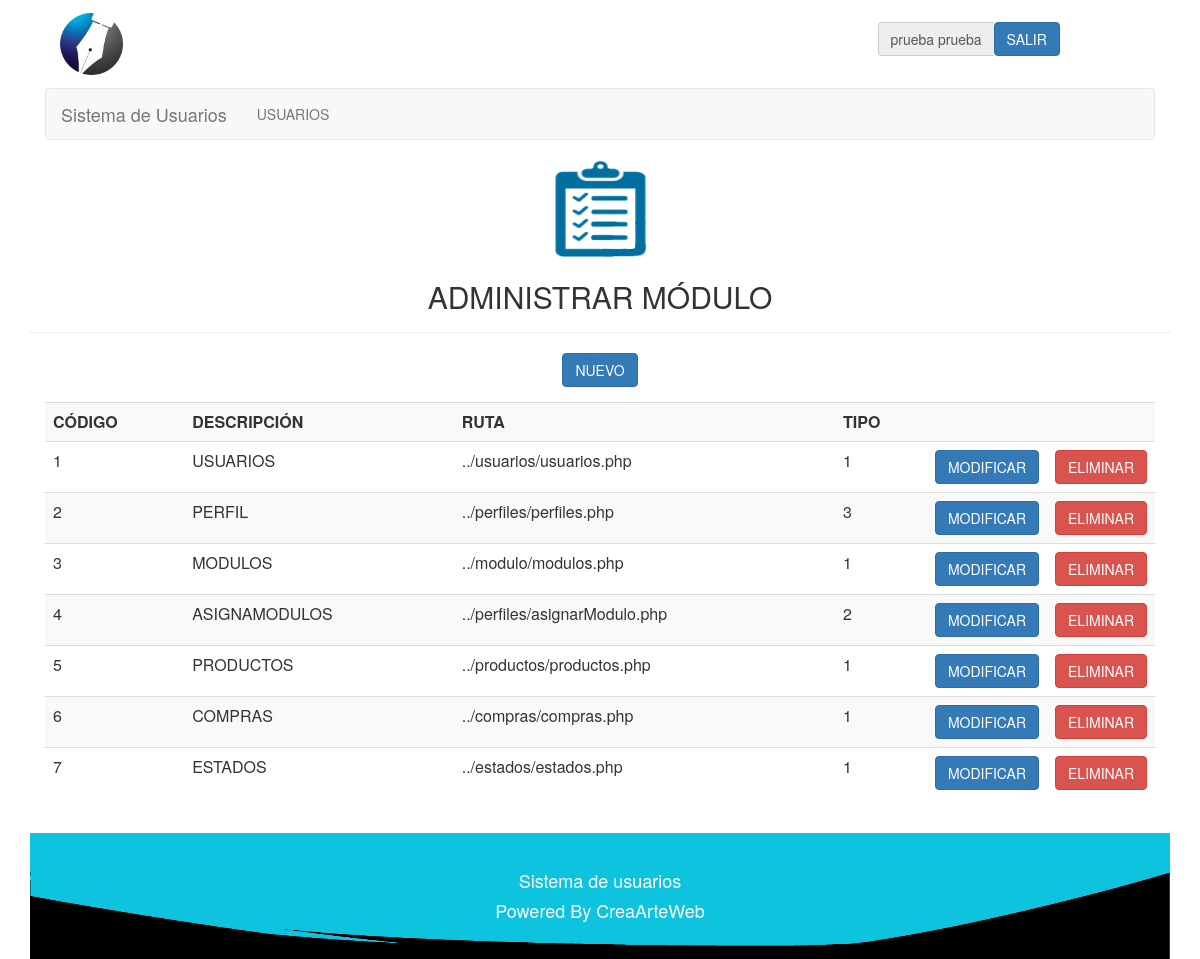
The page /php/modulo/modulos.php (signed in) on the database as committed earlier.
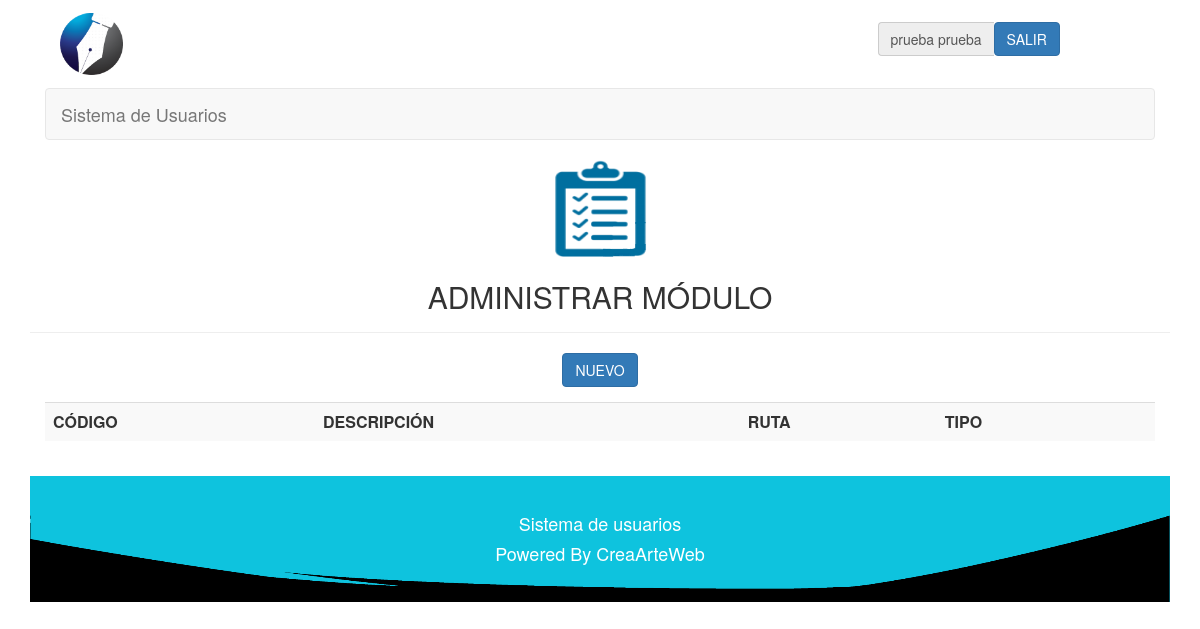
The same page on the database as committed later.
### tables this page shows
CREATE TABLE IF NOT EXISTS `modulo` (
  `codigomodulo` int(10) NOT NULL,
  `descripcion` varchar(40) NOT NULL,
  `ruta` varchar(40) NOT NULL,
  `tipo` int(2) NOT NULL COMMENT '1-normal, 2-submenu, 3-principal submenu',
  PRIMARY KEY (`codigomodulo`)
);

### php/lib/session.php (called while the page is built, shortened)
<?php
	include("../class/Usuario.php");
	include("../class/Modulo.php");
	if (!isset($_SESSION["iniciada"]))
	{
		header( "location:../lib/logout.php" );
	}
	else
	{
		$miUsuario = unserialize( $_SESSION['miUsuario'] );
	}
?>

### php/class/Usuario.php (called while the page is built, shortened)
<?php
	class Usuario
	{
		private $perfil;
		function getPerfil()
		{
			return $this->perfil;
		}
	}
?>

### php/class/Modulo.php (called while the page is built, shortened)
<?php
	class Modulo
	{
		var $conexion;
		function setConexion ( $conexion )
		{
			$this -> conexion = $conexion;
		}
		function consultarUnModulo( $id )
		{
			$query = "SELECT *
					FROM modulo
					WHERE codigomodulo=$id";
			$this -> conexion -> conectar();
			$this -> conexion -> consultarRegistro( $query );
			$matrix = $this -> conexion->getMatrix();
			return $matrix;
		}
		function consultarModulos( )
		{
			$query = "SELECT * FROM modulo ORDER BY codigomodulo";
			$this -> conexion -> conectar();
			$this -> conexion -> consultarRegistro( $query );
			$matrix = $this -> conexion->getMatrix();
			return $matrix;
		}
		function consultarModulosPerfil( $perfil )
		{
			$query = "SELECT * FROM perfilmodulo WHERE codigoperfil = '$perfil' ORDER BY codigomodulo";
			$this -> conexion -> conectar();
			$this -> conexion -> consultarRegistro( $query );
			$matrix = $this -> conexion->getMatrix();
			return $matrix;
		}
	}
?>

### php/lib/conexion.php (called while the page is built, shortened)
<?php
	class Conexion
	{
		private $servidor;
		private $usuario;
		private $enlace;
		private $consulta;
		function Conexion( $servidor, $bd, $usuario, $pass )
		{
			$this->servidor = $servidor;
			$this->bd = $bd;
			$this->usuario = $usuario;
		}
		function conectar()
		{
			$this->enlace = mysql_connect( $this->servidor, $this->usuario);
		}
		function consultarRegistro( $query )
		{
			$this->consulta = mysql_query( $query, $this->enlace );
		}
		function getMatrix()
		{
			$matrix = array();
			while( $row = mysql_fetch_array( $this->consulta ) )
			{
				$matrix[] = $row;
			}
			return $matrix;
		}
	}
?>

### php/modulo/modulos.php (the view, shortened to what this page needs)
<?php
	include("../lib/session.php");
?>
<html>
	<head>
		<link href = "../../css/estilo.css" rel="stylesheet" type="text/css" />
		<link href="../../css/bootstrap.min.css" rel="stylesheet" type="text/css">
	</head>
	<body>
		<div class="container">
			<div class="col-lg-12 col-md-12 col-sm-12 col-xs-12" id='cabecera'>
				<?php
					include('../lib/barraUsuario.php');
				?>
			</div>
			<div class="col-lg-12 col-md-12 col-sm-12 col-xs-12" id='menu'>
				<?php
					include('../lib/menu.php');
				?>
			</div>
			<div class="page-header" align = "center">
				<image src='../../img/modulo.png' class='img-responsive'>
				<h2>ADMINISTRAR MÓDULO</h2>
			</div>
			<div align="center" class="class="col-lg-12 col-md-12 col-sm-12 col-xs-12"">
				<button type="button" class="btn btn-primary" data-toggle="modal" data-target="#myModal">
					NUEVO
				</button>
			</div>
			<div class="panel-body">
				<div class="table-responsive">
					<table align = "center" cellpadding = "10px" class = "table table-striped table-hover">
						<tr align = "center">
							<th>CÓDIGO</th>
							<th>DESCRIPCIÓN</th>
							<th>RUTA</th>
							<th>TIPO</th>
							<th style="width:20px;"> </th>
							<th style="width:20px;"> </th>
						</tr>
						<?php
							$miModulo = new Modulo( "", "" ,"", "");
							$miModulo->setConexion( $conexion );
							$perfiles = $miModulo -> consultarModulos();
							if( $perfiles )
							foreach( $perfiles as $modulo )
							{
								echo
								"<tr>
									<td>$modulo[0]</td>
									<td>$modulo[1]</td>
									<td>$modulo[2]</td>
									<td>$modulo[3]</td>
									<td><a href='modificarModulo.php?modulo=$modulo[0]'><button type='button' class='btn btn-primary'>MODIFICAR</button></a></td>
									<td><button type='button' class='btn btn-danger' data-toggle='modal' data-target='#modalModulo$modulo[0]'>ELIMINAR</button></td>
								</tr>";
							}
						?>
					</table>
				</div>
			</div>
			<div id="footer" class="col-lg-12 col-md-12 col-sm-12 col-xs-12">
				<?php
					include('../lib/footer.php');
				?>
			</div>
		</div>
	<body>
</html>

### php/lib/menu.php (shortened to what this page needs)
<nav class="navbar navbar-default">
	<div class="container-fluid">
		<div class="navbar-header">
		  	<a class="navbar-brand" href="../lib/home.php">
			  	Sistema de Usuarios
		  	</a>
		</div>
		<div class="collapse navbar-collapse" id="bs-example-navbar-collapse-1">
			<ul class="nav navbar-nav">
				<?php
					$miModulo = new Modulo( "", "", "", "" );
					$miModulo -> setConexion( $conexion );
					$modulosPerfil = $miModulo -> consultarModulosPerfil( $miUsuario->getPerfil() );
					if( $modulosPerfil )
					foreach( $modulosPerfil as $moduloP )
					{
						$modulo = $miModulo->consultarUnModulo( $moduloP[2] );
						if( $modulo )
						foreach( $modulo as $modulo2 )
						{
							if( $modulo2['3'] == 1  )
							{
								echo "<li class='divider-vertical'><a href='".$modulo2['2']."'>".$modulo2['1']."</a></li>";
							}
						}
					}
				?>
		  	</ul>
		</div>
	</div>
</nav>

Rows that differ between the two databases and show on the page:
removed modulo: descripcion "USUARIOS", codigomodulo "1", ruta "../usuarios/usuarios.php", tipo "1"
removed modulo: codigomodulo "2", descripcion "PERFIL", ruta "../perfiles/perfiles.php", tipo "3", shown under "ADMINISTRAR MÓDULO"
removed modulo: codigomodulo "3", descripcion "MODULOS", ruta "../modulo/modulos.php", tipo "1", shown under "ADMINISTRAR MÓDULO"
removed modulo: codigomodulo "4", descripcion "ASIGNAMODULOS", ruta "../perfiles/asignarModulo.php", tipo "2", shown under "ADMINISTRAR MÓDULO"
removed modulo: codigomodulo "5", descripcion "PRODUCTOS", ruta "../productos/productos.php", tipo "1", shown under "ADMINISTRAR MÓDULO"
removed modulo: codigomodulo "6", descripcion "COMPRAS", ruta "../compras/compras.php", tipo "1", shown under "ADMINISTRAR MÓDULO"
removed modulo: codigomodulo "7", descripcion "ESTADOS", ruta "../estados/estados.php", tipo "1", shown under "ADMINISTRAR MÓDULO"
